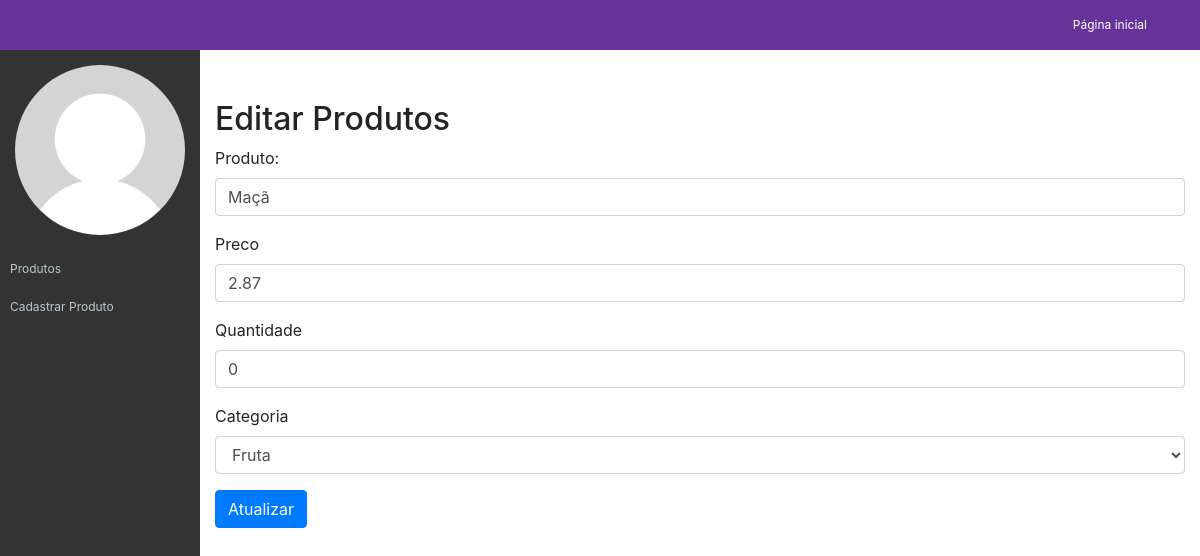
The app's page /lojaoadramzao/app/views/admin/editar-produto.php?acao=editar&id=4 with its own data.
### tables this page shows
CREATE TABLE `tb_produtos` (
  `id` int(11) NOT NULL,
  `nome` varchar(32) NOT NULL,
  `preco` decimal(10,2) NOT NULL,
  `categoria` varchar(32) NOT NULL,
  `estoque` int(11) NOT NULL
);

### lojaoadramzao/app/models/Conexao.php (called while the page is built, shortened)
<?php
class Conexao {
    public static $conexao = null;
    public static function getConexao(){
        try{
            if(self::$conexao == null){
                self::$conexao = new PDO("mysql:host=".self::HOST.";dbname=".self::NOMEBANCO.";charset=utf8", self::USUARIO, self::SENHA);
                self::$conexao->setAttribute(PDO::ATTR_ERRMODE, PDO::ERRMODE_EXCEPTION);
            }
            return self::$conexao;
        }catch(PDOException $e){
            die("Falhou a conexao ou ocorreu um erro banco: " . $e->getMessage());
        }
    }
}

### lojaoadramzao/app/models/CrudProdutos.php (called while the page is built, shortened)
<?php
require_once "Conexao.php";
require_once "Produto.php";
class CrudProdutos
{
    private $conexao;
    public function __construct()
    {
        $this->conexao = Conexao::getConexao();
    }
    public function getProduto(int $id)
    {
        $consulta = $this->conexao->query("SELECT * FROM tb_produtos WHERE id = $id");
        $produto = $consulta->fetch(PDO::FETCH_ASSOC);
        return new Produto($produto['nome'], $produto['preco'], $produto['estoque'], $produto['categoria'], $produto['id']);
    }
}

### lojaoadramzao/app/models/Produto.php (called while the page is built, shortened)
<?php
require_once "Conexao.php";
class Produto {
    public function __construct($nome, $preco, $estoque, $categoria, $id = null){
        $this->nome = $nome;
        $this->preco = $preco;
        $this->estoque = $estoque;
    }
}

### lojaoadramzao/app/views/admin/editar-produto.php (the view, shortened to what this page needs)
    <?php
    require_once "cabecalho.php";
    require_once __DIR__."/../../models/CrudProdutos.php";
    require_once __DIR__."/../../models/Produto.php";
    $crud = new CrudProdutos();
    $produto = $crud->getProduto($_GET['id']);
    ?>
<h2>Editar Produtos</h2>
<form action="../../controllers/controladorProduto.php?acao=editar" method="post">
    <div class="form-group">
        <label for="produto">Produto:</label>
        <input value="<?= $produto->nome ?>" name="nome" type="text" class="form-control" id="produto" aria-describedby="nome produto" placeholder="">
    </div>
    <div class="form-group">
        <label for="preco">Preco</label>
        <input value="<?= $produto->preco ?>" name="preco" type="number" step="0.01" class="form-control" id="preco" placeholder="">
    </div>
    <div class="form-group">
        <label for="quantidade">Quantidade</label>
        <input value="<?= $produto->estoque ?>"name="quantidade" type="number" class="form-control" id="quantidade" placeholder="">
    </div>
    <div class="form-group">
        <label for="Categoria">Categoria</label>
        <select name="categoria" class="form-control" id="Categoria">
            <option>Fruta</option>
        </select>
    </div>
    <button type="submit" class="btn btn-primary">Atualizar</button>
</form>

### lojaoadramzao/assets/css/ifc-style.css (style rules this page uses)
body { padding-top: 55px; }
@media (min-width: 992px) { body { padding-top: 55px; } }

### records on screen
tb_produtos: nome "Maçã", preco "2.87", quantidade "0"
